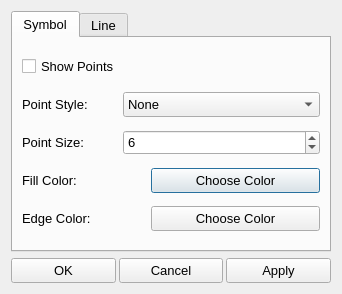
<?xml version="1.0" encoding="UTF-8"?>
<ui version="4.0">
 <class>Dialog</class>
 <widget class="QDialog" name="Dialog">
  <property name="geometry">
   <rect>
    <x>0</x>
    <y>0</y>
    <width>342</width>
    <height>294</height>
   </rect>
  </property>
  <property name="windowTitle">
   <string>Line Settings</string>
  </property>
  <property name="styleSheet">
   <string notr="true">*{  
    font-size:13px;
}</string>
  </property>
  <layout class="QVBoxLayout" name="verticalLayout_2">
   <item>
    <widget class="QTabWidget" name="tabWidget">
     <property name="currentIndex">
      <number>0</number>
     </property>
     <widget class="QWidget" name="tab_symbol">
      <attribute name="title">
       <string>Symbol</string>
      </attribute>
      <layout class="QVBoxLayout" name="verticalLayout">
       <item>
        <widget class="QCheckBox" name="chk_show_points">
         <property name="sizePolicy">
          <sizepolicy hsizetype="Minimum" vsizetype="Fixed">
           <horstretch>0</horstretch>
           <verstretch>0</verstretch>
          </sizepolicy>
         </property>
         <property name="minimumSize">
          <size>
           <width>0</width>
           <height>25</height>
          </size>
         </property>
         <property name="maximumSize">
          <size>
           <width>16777215</width>
           <height>25</height>
          </size>
         </property>
         <property name="text">
          <string>Show Points</string>
         </property>
        </widget>
       </item>
       <item>
        <layout class="QHBoxLayout" name="horizontalLayout" stretch="1,2">
         <property name="spacing">
          <number>3</number>
         </property>
         <item>
          <widget class="QLabel" name="lbl_point_style">
           <property name="sizePolicy">
            <sizepolicy hsizetype="Preferred" vsizetype="Fixed">
             <horstretch>0</horstretch>
             <verstretch>0</verstretch>
            </sizepolicy>
           </property>
           <property name="minimumSize">
            <size>
             <width>0</width>
             <height>25</height>
            </size>
           </property>
           <property name="text">
            <string>Point Style:</string>
           </property>
          </widget>
         </item>
         <item>
          <widget class="QComboBox" name="cmb_marker_style">
           <property name="sizePolicy">
            <sizepolicy hsizetype="Preferred" vsizetype="Fixed">
             <horstretch>0</horstretch>
             <verstretch>0</verstretch>
            </sizepolicy>
           </property>
           <property name="minimumSize">
            <size>
             <width>0</width>
             <height>25</height>
            </size>
           </property>
           <property name="maximumSize">
            <size>
             <width>16777215</width>
             <height>25</height>
            </size>
           </property>
           <property name="currentIndex">
            <number>0</number>
           </property>
           <item>
            <property name="text">
             <string>None</string>
            </property>
           </item>
           <item>
            <property name="text">
             <string>Square</string>
            </property>
           </item>
           <item>
            <property name="text">
             <string>Circle</string>
            </property>
           </item>
           <item>
            <property name="text">
             <string>Triangle_up</string>
            </property>
           </item>
           <item>
            <property name="text">
             <string>Triangle_down</string>
            </property>
           </item>
           <item>
            <property name="text">
             <string>Diamond</string>
            </property>
           </item>
           <item>
            <property name="text">
             <string>Triangle_left</string>
            </property>
           </item>
           <item>
            <property name="text">
             <string>Triangle_right</string>
            </property>
           </item>
           <item>
            <property name="text">
             <string>Hexagon</string>
            </property>
           </item>
           <item>
            <property name="text">
             <string>Star</string>
            </property>
           </item>
           <item>
            <property name="text">
             <string>Pentagon</string>
            </property>
           </item>
           <item>
            <property name="text">
             <string>Plus</string>
            </property>
           </item>
           <item>
            <property name="text">
             <string>X</string>
            </property>
           </item>
          </widget>
         </item>
        </layout>
       </item>
       <item>
        <layout class="QHBoxLayout" name="horizontalLayout_2" stretch="1,2">
         <property name="spacing">
          <number>3</number>
         </property>
         <item>
          <widget class="QLabel" name="lbl_point_size">
           <property name="minimumSize">
            <size>
             <width>0</width>
             <height>25</height>
            </size>
           </property>
           <property name="text">
            <string>Point Size:</string>
           </property>
          </widget>
         </item>
         <item>
          <widget class="QSpinBox" name="spb_marker_size">
           <property name="minimumSize">
            <size>
             <width>0</width>
             <height>25</height>
            </size>
           </property>
           <property name="maximumSize">
            <size>
             <width>16777215</width>
             <height>25</height>
            </size>
           </property>
           <property name="maximum">
            <number>100</number>
           </property>
           <property name="value">
            <number>6</number>
           </property>
          </widget>
         </item>
        </layout>
       </item>
       <item>
        <layout class="QHBoxLayout" name="horizontalLayout_5" stretch="1,2">
         <property name="spacing">
          <number>3</number>
         </property>
         <item>
          <widget class="QLabel" name="lbl_fill_color">
           <property name="sizePolicy">
            <sizepolicy hsizetype="Preferred" vsizetype="Fixed">
             <horstretch>0</horstretch>
             <verstretch>0</verstretch>
            </sizepolicy>
           </property>
           <property name="minimumSize">
            <size>
             <width>0</width>
             <height>25</height>
            </size>
           </property>
           <property name="text">
            <string>Fill Color:</string>
           </property>
          </widget>
         </item>
         <item>
          <layout class="QHBoxLayout" name="horizontalLayout_3">
           <item>
            <widget class="QLabel" name="lbl_fill_color_preview">
             <property name="sizePolicy">
              <sizepolicy hsizetype="Preferred" vsizetype="Fixed">
               <horstretch>0</horstretch>
               <verstretch>0</verstretch>
              </sizepolicy>
             </property>
             <property name="minimumSize">
              <size>
               <width>25</width>
               <height>25</height>
              </size>
             </property>
             <property name="maximumSize">
              <size>
               <width>25</width>
               <height>25</height>
              </size>
             </property>
             <property name="text">
              <string/>
             </property>
            </widget>
           </item>
           <item>
            <widget class="QPushButton" name="btn_fill_color">
             <property name="minimumSize">
              <size>
               <width>0</width>
               <height>25</height>
              </size>
             </property>
             <property name="text">
              <string>Choose Color</string>
             </property>
            </widget>
           </item>
          </layout>
         </item>
        </layout>
       </item>
       <item>
        <layout class="QHBoxLayout" name="horizontalLayout_10" stretch="1,2">
         <property name="spacing">
          <number>3</number>
         </property>
         <item>
          <widget class="QLabel" name="lbl_edge_color">
           <property name="sizePolicy">
            <sizepolicy hsizetype="Preferred" vsizetype="Fixed">
             <horstretch>0</horstretch>
             <verstretch>0</verstretch>
            </sizepolicy>
           </property>
           <property name="minimumSize">
            <size>
             <width>0</width>
             <height>25</height>
            </size>
           </property>
           <property name="text">
            <string>Edge Color:</string>
           </property>
          </widget>
         </item>
         <item>
          <layout class="QHBoxLayout" name="horizontalLayout_11">
           <item>
            <widget class="QLabel" name="lbl_edge_color_preview">
             <property name="sizePolicy">
              <sizepolicy hsizetype="Preferred" vsizetype="Fixed">
               <horstretch>0</horstretch>
               <verstretch>0</verstretch>
              </sizepolicy>
             </property>
             <property name="minimumSize">
              <size>
               <width>25</width>
               <height>25</height>
              </size>
             </property>
             <property name="maximumSize">
              <size>
               <width>25</width>
               <height>25</height>
              </size>
             </property>
             <property name="text">
              <string/>
             </property>
            </widget>
           </item>
           <item>
            <widget class="QPushButton" name="btn_edge_color">
             <property name="minimumSize">
              <size>
               <width>0</width>
               <height>25</height>
              </size>
             </property>
             <property name="text">
              <string>Choose Color</string>
             </property>
            </widget>
           </item>
          </layout>
         </item>
        </layout>
       </item>
      </layout>
     </widget>
     <widget class="QWidget" name="tab_line">
      <attribute name="title">
       <string>Line</string>
      </attribute>
      <layout class="QVBoxLayout" name="verticalLayout_3">
       <item>
        <widget class="QCheckBox" name="chk_show_line">
         <property name="sizePolicy">
          <sizepolicy hsizetype="Minimum" vsizetype="Fixed">
           <horstretch>0</horstretch>
           <verstretch>0</verstretch>
          </sizepolicy>
         </property>
         <property name="minimumSize">
          <size>
           <width>0</width>
           <height>25</height>
          </size>
         </property>
         <property name="maximumSize">
          <size>
           <width>16777215</width>
           <height>25</height>
          </size>
         </property>
         <property name="text">
          <string>Show Line</string>
         </property>
        </widget>
       </item>
       <item>
        <layout class="QHBoxLayout" name="horizontalLayout_9" stretch="1,2">
         <property name="spacing">
          <number>3</number>
         </property>
         <item>
          <widget class="QLabel" name="lbl_line_style">
           <property name="sizePolicy">
            <sizepolicy hsizetype="Preferred" vsizetype="Fixed">
             <horstretch>0</horstretch>
             <verstretch>0</verstretch>
            </sizepolicy>
           </property>
           <property name="minimumSize">
            <size>
             <width>0</width>
             <height>25</height>
            </size>
           </property>
           <property name="text">
            <string>Line Style:</string>
           </property>
          </widget>
         </item>
         <item>
          <widget class="QComboBox" name="cmb_line_style">
           <property name="sizePolicy">
            <sizepolicy hsizetype="Preferred" vsizetype="Fixed">
             <horstretch>0</horstretch>
             <verstretch>0</verstretch>
            </sizepolicy>
           </property>
           <property name="minimumSize">
            <size>
             <width>0</width>
             <height>25</height>
            </size>
           </property>
           <property name="maximumSize">
            <size>
             <width>16777215</width>
             <height>25</height>
            </size>
           </property>
           <item>
            <property name="text">
             <string>Solid</string>
            </property>
           </item>
           <item>
            <property name="text">
             <string>Dashed</string>
            </property>
           </item>
           <item>
            <property name="text">
             <string>Dotted</string>
            </property>
           </item>
           <item>
            <property name="text">
             <string>Dash-dot</string>
            </property>
           </item>
           <item>
            <property name="text">
             <string>None</string>
            </property>
           </item>
          </widget>
         </item>
        </layout>
       </item>
       <item>
        <layout class="QHBoxLayout" name="horizontalLayout_8" stretch="1,2">
         <property name="spacing">
          <number>3</number>
         </property>
         <item>
          <widget class="QLabel" name="lbl_line_width">
           <property name="minimumSize">
            <size>
             <width>0</width>
             <height>25</height>
            </size>
           </property>
           <property name="text">
            <string>Line Width:</string>
           </property>
          </widget>
         </item>
         <item>
          <widget class="QDoubleSpinBox" name="dsb_line_width">
           <property name="minimumSize">
            <size>
             <width>0</width>
             <height>25</height>
            </size>
           </property>
           <property name="decimals">
            <number>1</number>
           </property>
           <property name="minimum">
            <double>0.000000000000000</double>
           </property>
           <property name="maximum">
            <double>10.000000000000000</double>
           </property>
           <property name="value">
            <double>1.000000000000000</double>
           </property>
          </widget>
         </item>
        </layout>
       </item>
       <item>
        <layout class="QHBoxLayout" name="horizontalLayout_6" stretch="1,2">
         <property name="spacing">
          <number>3</number>
         </property>
         <item>
          <widget class="QLabel" name="lbl_line_color">
           <property name="sizePolicy">
            <sizepolicy hsizetype="Preferred" vsizetype="Fixed">
             <horstretch>0</horstretch>
             <verstretch>0</verstretch>
            </sizepolicy>
           </property>
           <property name="minimumSize">
            <size>
             <width>0</width>
             <height>25</height>
            </size>
           </property>
           <property name="text">
            <string>Line Color:</string>
           </property>
          </widget>
         </item>
         <item>
          <layout class="QHBoxLayout" name="horizontalLayout_7">
           <item>
            <widget class="QLabel" name="lbl_line_color_preview">
             <property name="sizePolicy">
              <sizepolicy hsizetype="Preferred" vsizetype="Fixed">
               <horstretch>0</horstretch>
               <verstretch>0</verstretch>
              </sizepolicy>
             </property>
             <property name="minimumSize">
              <size>
               <width>25</width>
               <height>25</height>
              </size>
             </property>
             <property name="maximumSize">
              <size>
               <width>25</width>
               <height>25</height>
              </size>
             </property>
             <property name="text">
              <string/>
             </property>
            </widget>
           </item>
           <item>
            <widget class="QPushButton" name="btn_line_color">
             <property name="minimumSize">
              <size>
               <width>0</width>
               <height>25</height>
              </size>
             </property>
             <property name="text">
              <string>Choose Color</string>
             </property>
            </widget>
           </item>
          </layout>
         </item>
        </layout>
       </item>
      </layout>
     </widget>
    </widget>
   </item>
   <item>
    <layout class="QHBoxLayout" name="horizontalLayout_4" stretch="1,1,1">
     <property name="spacing">
      <number>3</number>
     </property>
     <item>
      <widget class="QPushButton" name="btn_ok">
       <property name="minimumSize">
        <size>
         <width>0</width>
         <height>25</height>
        </size>
       </property>
       <property name="text">
        <string>OK</string>
       </property>
      </widget>
     </item>
     <item>
      <widget class="QPushButton" name="btn_cancel">
       <property name="minimumSize">
        <size>
         <width>0</width>
         <height>25</height>
        </size>
       </property>
       <property name="text">
        <string>Cancel</string>
       </property>
      </widget>
     </item>
     <item>
      <widget class="QPushButton" name="btn_apply">
       <property name="minimumSize">
        <size>
         <width>0</width>
         <height>25</height>
        </size>
       </property>
       <property name="text">
        <string>Apply</string>
       </property>
      </widget>
     </item>
    </layout>
   </item>
  </layout>
 </widget>
 <resources/>
 <connections/>
</ui>
